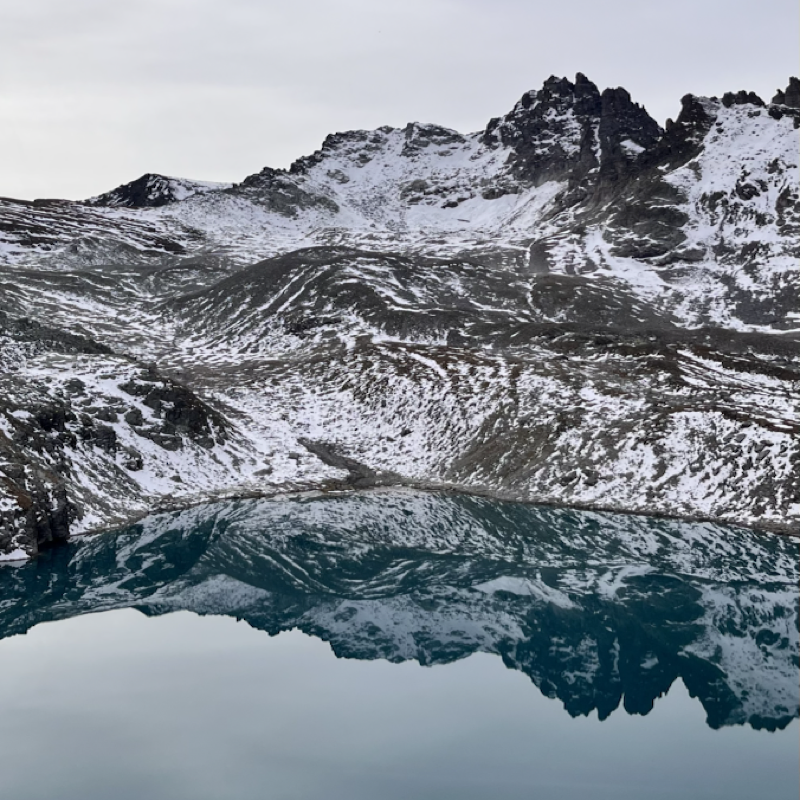
#> input picture images/home-mountain-left-square.png, 800 x 800 px
$ python generate_mountain_etching.py
#> lines starting #> are read from the running program, lines starting #| are printed output that depends on the picture
"""Trace selected landscape boundaries in the homepage's mountain photograph.

Run: python3 scripts/generate_mountain_etching.py
Requires Pillow, NumPy, and SciPy. The guides below are specific to the original
800 × 800 photo: they identify meaningful features, then image contrast locates
their contours. Source pixels are never resized, cropped, or geometrically warped.
"""

import argparse
from pathlib import Path

import numpy as np
from PIL import Image, ImageDraw
from scipy import ndimage


# These are search corridors, not the final drawn lines. Keeping them specific to
# this scene avoids mistaking isolated snow patches for major landscape features.
SKYLINE = [
    (0, 197), (80, 200), (110, 188), (150, 175), (180, 179), (210, 186),
    (240, 178), (263, 168), (280, 169), (316, 148), (330, 134), (360, 131),
    (390, 131), (410, 123), (450, 131), (465, 142), (489, 118), (510, 105),
    (535, 91), (551, 78), (570, 83), (580, 73), (600, 92), (619, 88),
    (642, 109), (664, 134), (682, 96), (700, 99), (720, 93), (749, 93),
    (767, 105), (789, 81), (799, 80),
]
SHORELINE = [
    (0, 563), (20, 559), (35, 548), (60, 539), (90, 532), (120, 520),
    (155, 509), (200, 502), (250, 495), (300, 491), (350, 488), (400, 490),
    (450, 494), (500, 502), (550, 507), (600, 513), (650, 517), (700, 522),
    (750, 527), (799, 536),
]
REFLECTION = [
    (0, 638), (35, 623), (70, 617), (100, 610), (130, 605), (150, 617),
    (180, 611), (200, 616), (230, 618), (270, 635), (290, 631), (320, 642),
    (338, 657), (370, 658), (410, 665), (445, 660), (479, 653), (500, 659),
    (530, 684), (560, 704), (580, 715), (600, 717), (618, 701), (630, 713),
    (650, 699), (675, 680), (690, 697), (710, 728), (745, 727), (770, 733),
    (799, 719),
]

# Each entry names a visible ridge, its guide, and whether to follow it down the
# image instead of across. These sparse lines describe the terrain's large planes.
RIDGES = [
    ("left slope", False, [
        (0, 199), (55, 210), (100, 218), (150, 237), (195, 253), (220, 262),
    ]),
    ("middle ridge", False, [
        (0, 274), (60, 278), (110, 276), (160, 274), (200, 270),
        (245, 255), (285, 245), (325, 244), (365, 251), (410, 251),
        (454, 261), (500, 263),
    ]),
    ("near ridge", False, [
        (0, 356), (55, 351), (95, 363), (130, 374), (164, 386),
        (197, 388), (230, 412), (266, 432), (305, 447), (350, 472), (374, 482),
    ]),
    ("right bank", False, [
        (340, 345), (382, 346), (421, 358), (453, 382), (488, 390),
        (532, 403), (584, 398), (625, 395), (680, 404), (735, 418), (799, 433),
    ]),
    ("central peak", True, [
        (594, 91), (602, 122), (595, 157), (585, 180), (570, 203),
        (548, 225), (520, 244), (503, 259),
    ]),
    ("right peak", True, [
        (683, 100), (671, 133), (663, 159), (653, 192), (656, 216),
        (678, 239), (702, 259), (735, 272),
    ]),
    ("middle slope", True, [
        (325, 245), (303, 268), (273, 290), (246, 313), (211, 339),
    ]),
    ("left cliff", True, [
        (0, 392), (23, 423), (43, 460), (57, 494), (63, 521), (63, 540),
    ]),
]


def trace_boundary(field, guide, radius=10, sigma=2.6, polarity=0,
                   vertical=False, water_onset=False, anchor_start=False):
    """Find a continuous, low-cost path through local image contrast.

    A narrow corridor selects the feature; the source image determines its exact
    position. Continuity connects weak sections without lowering an edge threshold
    across the whole photograph and bringing back surface texture.
    """
    guide = np.asarray(guide, dtype=float)
    if vertical:
        field = field.T
        guide = guide[:, ::-1]
    guide = guide[np.argsort(guide[:, 0])]
    xs = np.arange(int(guide[0, 0]), int(guide[-1, 0]) + 1)
    baseline = np.interp(xs, guide[:, 0], guide[:, 1])
    offsets = np.arange(-radius, radius + 1)
    yy = baseline[:, None] + offsets
    xx = np.broadcast_to(xs[:, None], yy.shape)

    smooth = ndimage.gaussian_filter(field, sigma)
    gx = ndimage.sobel(smooth, axis=1) / 8
    gy = ndimage.sobel(smooth, axis=0) / 8
    horizontal = ndimage.map_coordinates(gx, [yy, xx], order=1, mode="nearest")
    vertical_gradient = ndimage.map_coordinates(gy, [yy, xx], order=1, mode="nearest")
    slope = np.gradient(baseline)[:, None]
    contrast = (vertical_gradient - slope * horizontal) / np.sqrt(1 + slope ** 2)
    strength = np.maximum(polarity * contrast, 0) if polarity else abs(contrast)

    if water_onset:
        # Follow the first change from neutral land into blue-green water, rather
        # than the stronger colour changes farther down inside the reflection.
        chroma = ndimage.map_coordinates(smooth, [yy, xx], order=1, mode="nearest")
        strength *= 1 / (1 + np.exp(np.clip((chroma - 0.055) * 65, -40, 40)))

    strength /= np.maximum(strength.max(axis=1, keepdims=True), 0.002)
    cost = -strength + 0.06 * (offsets[None, :] / radius) ** 2
    transitions = 0.10 * (offsets[:, None] - offsets[None, :]) ** 2
    back = np.zeros_like(cost, dtype=int)
    totals = cost[0].copy()
    if anchor_start:
        totals[offsets != 0] = np.inf
    for i in range(1, len(xs)):
        choices = totals[:, None] + transitions
        back[i] = choices.argmin(axis=0)
        totals = cost[i] + choices.min(axis=0)

    path = np.empty(len(xs), dtype=int)
    path[-1] = totals.argmin()
    for i in range(len(xs) - 1, 0, -1):
        path[i - 1] = back[i, path[i]]
    ys = ndimage.gaussian_filter1d(baseline + offsets[path], 0.65)
    if anchor_start:
        ys[0] = baseline[0]
    points = np.column_stack([xs, ys])
    return points[:, ::-1] if vertical else points


def landscape_paths(source):
    if source.size != (800, 800):
        raise ValueError("The contour guides require the original 800 × 800 photograph.")
    rgb = np.asarray(source.convert("RGB"), dtype=float) / 255
    luminance = rgb @ [0.2126, 0.7152, 0.0722]
    water = (rgb[:, :, 1] + rgb[:, :, 2] - 2 * rgb[:, :, 0]) / (rgb.sum(axis=2) + 0.05)
    paths = [
        ("skyline", trace_boundary(luminance, SKYLINE, radius=9, sigma=1.4, polarity=-1)),
        ("shoreline", trace_boundary(water, SHORELINE, radius=8, sigma=1.6,
                                     polarity=1, water_onset=True)),
        ("reflection", trace_boundary(luminance, REFLECTION, sigma=1.4, polarity=1)),
    ]
    for name, vertical, guide in RIDGES:
        paths.append((name, trace_boundary(luminance, guide, vertical=vertical)))

    reflected_slope = trace_boundary(luminance, [
        (250, 604), (300, 608), (350, 601), (400, 591), (450, 582),
        (480, 578), (510, 595), (540, 605), (570, 618), (600, 631),
    ], radius=8, sigma=2.8)
    # Join the reflected face to the measured slope, rather than leave an
    # arbitrary gap where two independently traced sections meet.
    join = reflected_slope[-1].copy()
    join[1] = round(join[1])
    reflected_slope[-1] = join
    paths.extend([
        ("reflected slope", reflected_slope),
        ("reflected peak", trace_boundary(luminance, [
            join, (606, 650), (606, 678), (615, 699), (618, 710),
        ], radius=7, sigma=2.2, vertical=True, anchor_start=True)),
    ])
    return paths


def make_etching(source, paths):
    # Supersample only the strokes, not the source image. Preserve the 800 × 800
    # alignment while making fine lines readable at the homepage's 200 px size.
    scale = 3
    canvas = Image.new("L", (source.width * scale, source.height * scale), 255)
    draw = ImageDraw.Draw(canvas)
    for name, points in paths:
        primary = name in ("skyline", "shoreline")
        width = 5 if primary else (4 if name == "reflection" else 3)
        draw.line([tuple(p * scale) for p in points], fill=35 if primary else 65, width=width)
    return canvas.resize(source.size, Image.Resampling.LANCZOS)


def main():
    root = Path(__file__).resolve().parents[1]
    parser = argparse.ArgumentParser(description=__doc__)
    parser.add_argument(
        "--source", type=Path, default=root / "images/home-mountain-left-square.png"
    )
    parser.add_argument(
        "--output", type=Path, default=root / "images/home-mountain-etching.webp"
    )
    parser.add_argument("--overlay", type=Path, help="Save a contour overlay for checking alignment.")
    args = parser.parse_args()
    with Image.open(args.source) as source:
#> source is the input picture: PIL image 800x800 RGBA; mean R, G, B, A 130.6, 137.8, 146.3, 255
        paths = landscape_paths(source)
#> in trace_boundary, `totals = cost[0].copy()`: totals = 19 values, max 0.06 at index 18, min -0.999 at index 8, mean -0.168
#> after the loop in trace_boundary, `for i in range(len(xs) - 1, 0, -1):`: path = 800 values, max 18 at index 675, min 2 at index 466, mean 8.87
#> in trace_boundary, `ys = ndimage.gaussian_filter1d(baseline + offsets[path], 0.65)`: ys = 800 values, max 200.6 at index 83, min 72.19 at index 580, mean 137.9
#> in trace_boundary, `points = np.column_stack([xs, ys])`: points = 800 pairs, first value 0 to 799, second value 72.19 to 200.6
#> call 2 of trace_boundary, with radius = 8, sigma = 1.6, polarity = 1, vertical = False, water_onset = True, anchor_start = False
#> in trace_boundary (call 2), `guide = np.asarray(guide, dtype=float)`: guide = 20 rows, first 8: [0, 563], [20, 559], [35, 548], [60, 539], [90, 532], [120, 520], [155, 509], [200, 502]
#> in trace_boundary (call 2), `baseline = np.interp(xs, guide[:, 0], guide[:, 1])`: baseline = 800 values, max 563 at index 0, min 488 at index 350, mean 511.2
#> in trace_boundary (call 2), `smooth = ndimage.gaussian_filter(field, sigma)`:
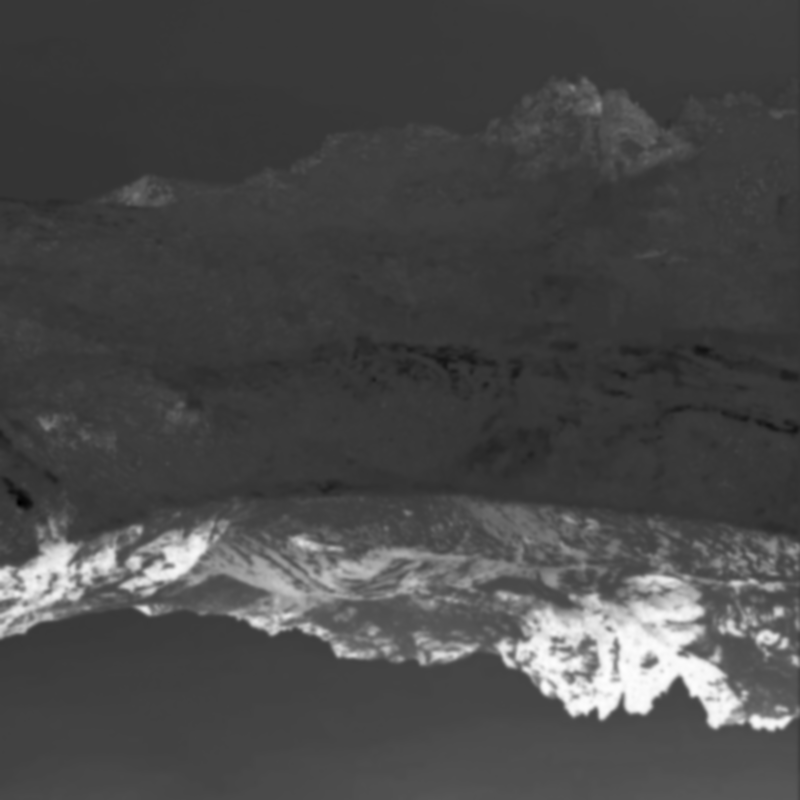
#> smooth: shape (800, 800) float64; min -0.229, max 0.877, mean 0.0889; drawn with min black and max white
#> in trace_boundary (call 2), `slope = np.gradient(baseline)[:, None]`: slope = 800 values, max 0.184 at index 751, min -0.733 at index 21, mean -0.0338
#> in trace_boundary (call 2), `totals = cost[0].copy()`: totals = 17 values, max 0.06 at index 0, min -1 at index 8, mean -0.219
#> after the loop in trace_boundary (call 2), `for i in range(len(xs) - 1, 0, -1):`: path = 800 values, max 15 at index 119, min 3 at index 592, mean 8.86
#> in trace_boundary (call 2), `ys = ndimage.gaussian_filter1d(baseline + offsets[path], 0.65)`: ys = 800 values, max 563 at index 0, min 490 at index 350, mean 512.1
#> in trace_boundary (call 2), `points = np.column_stack([xs, ys])`: points = 800 pairs, first value 0 to 799, second value 490 to 563
#> in trace_boundary (call 3), `guide = np.asarray(guide, dtype=float)`: guide = 31 pairs, first value 0 to 799, second value 605 to 733
#> in trace_boundary (call 3), `baseline = np.interp(xs, guide[:, 0], guide[:, 1])`: baseline = 800 values, max 733 at index 770, min 605 at index 130, mean 661.5
#> in trace_boundary (call 3), `slope = np.gradient(baseline)[:, None]`: slope = 800 values, max 1.55 at index 691, min -0.889 at index 601, mean 0.101
#> in trace_boundary (call 3), `totals = cost[0].copy()`: totals = 21 values, max 0.06 at index 20, min -0.999 at index 11, mean -0.175
#> the loop in trace_boundary (call 3), `for i in range(1, len(xs)):` made 799 passes
#> pass 1, in trace_boundary (call 3), `choices = totals[:, None] + transitions`:
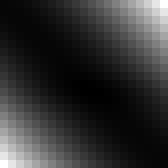
#> choices: shape (21, 21) float64 (shown 8 times larger); min -0.999, max 40.06, mean 7.2; drawn with min black and max white
#> after the loop in trace_boundary (call 3), `for i in range(len(xs) - 1, 0, -1):`: path = 800 values, max 20 at index 642, min 0 at index 697, mean 9.53
#> in trace_boundary (call 3), `ys = ndimage.gaussian_filter1d(baseline + offsets[path], 0.65)`: ys = 800 values, max 731.3 at index 771, min 607.2 at index 130, mean 661
#> in trace_boundary (call 3), `points = np.column_stack([xs, ys])`: points = 800 pairs, first value 0 to 799, second value 607.2 to 731.3
#> the loop in landscape_paths, `for name, vertical, guide in RIDGES:` made 8 passes
#> pass 1, in trace_boundary (call 4), `horizontal = ndimage.map_coordinates(gx, [yy, xx], order=1, mode="near..`:
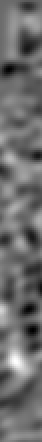
#> horizontal: shape (221, 21) float64 (shown 2 times larger); min -0.0351, max 0.0497, mean 0.00108; drawn with min black and max white
#> after the loop in landscape_paths, `for name, vertical, guide in RIDGES:`: paths = 11 items
#> in trace_boundary (call 12), `guide = np.asarray(guide, dtype=float)`: guide = [[250, 604], [300, 608], [350, 601], [400, 591], [450, 582], [480, 578], [510, 595], [540, 605], [570, 618], [600, 631]]
#> in trace_boundary (call 12), `baseline = np.interp(xs, guide[:, 0], guide[:, 1])`: baseline = 351 values, max 631 at index 350, min 578 at index 230, mean 599.3
#> in trace_boundary (call 12), `gx = ndimage.sobel(smooth, axis=1) / 8`:
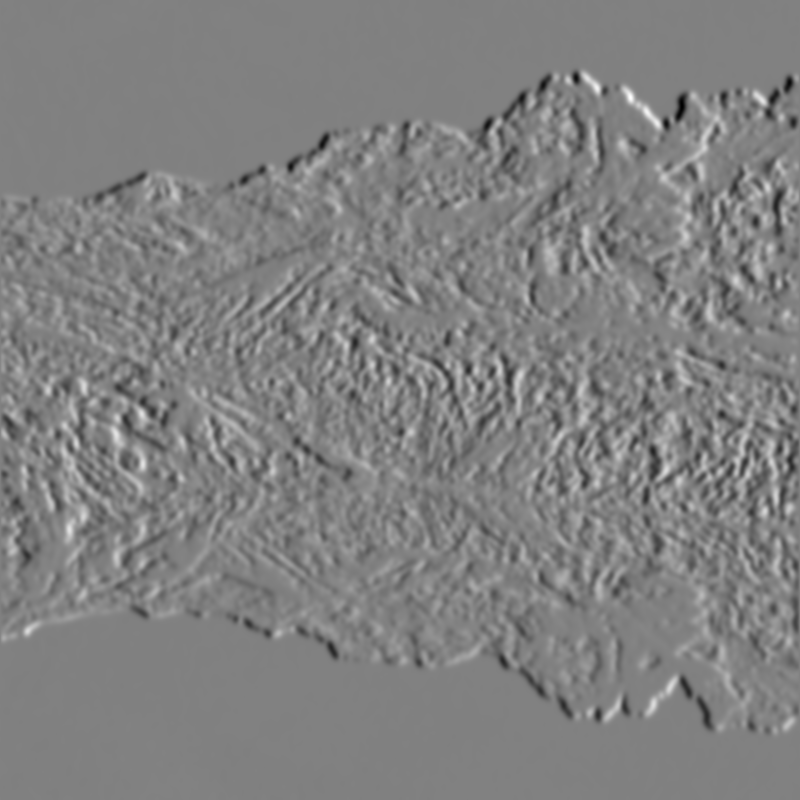
#> gx: shape (800, 800) float64; min -0.0999, max 0.0974, mean -0.000117; drawn with min black and max white
#> in trace_boundary (call 12), `slope = np.gradient(baseline)[:, None]`: slope = 351 values, max 0.567 at index 245, min -0.2 at index 105, mean 0.0777
#> in trace_boundary (call 12), `totals = cost[0].copy()`: totals = 17 values, max 0.0246 at index 15, min -1 at index 8, mean -0.403
#> after the loop in trace_boundary (call 12), `for i in range(len(xs) - 1, 0, -1):`: path = 351 values, max 16 at index 24, min 0 at index 281, mean 8.71
#> in trace_boundary (call 12), `ys = ndimage.gaussian_filter1d(baseline + offsets[path], 0.65)`: ys = 351 values, max 638.9 at index 350, min 579.9 at index 240, mean 600
#> in trace_boundary (call 12), `points = np.column_stack([xs, ys])`: points = 351 pairs, first value 250 to 600, second value 579.9 to 638.9
#> in landscape_paths, `reflected_slope = trace_boundary(luminance, [ (250, 604), (300, 608), ..`: reflected_slope has the same summary as points in trace_boundary
#> in landscape_paths, `join = reflected_slope[-1].copy()`: join = [600, 638.9]
#> in trace_boundary (call 13), `guide = np.asarray(guide, dtype=float)`: guide = [[600, 639], [606, 650], [606, 678], [615, 699], [618, 710]]
#> in trace_boundary (call 13), `field = field.T`:
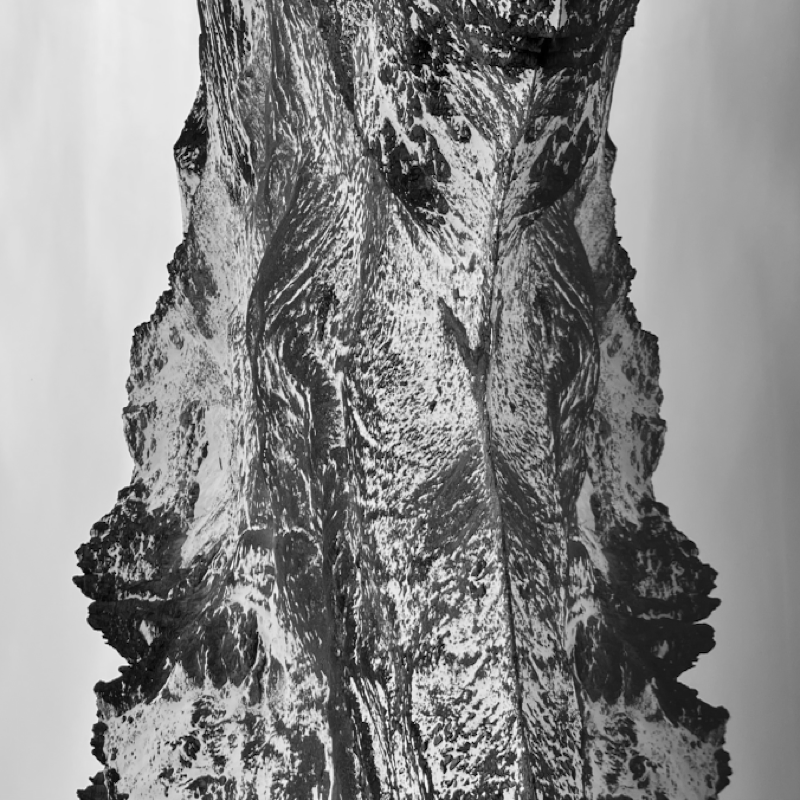
#> field: shape (800, 800) float64; min 0, max 0.989, mean 0.537
#> in trace_boundary (call 13), `guide = guide[:, ::-1]`: guide = [[639, 600], [650, 606], [678, 606], [699, 615], [710, 618]]
#> in trace_boundary (call 13), `baseline = np.interp(xs, guide[:, 0], guide[:, 1])`: baseline = 72 values from 600 to 618
#> in trace_boundary (call 13), `gy = ndimage.sobel(smooth, axis=0) / 8`:
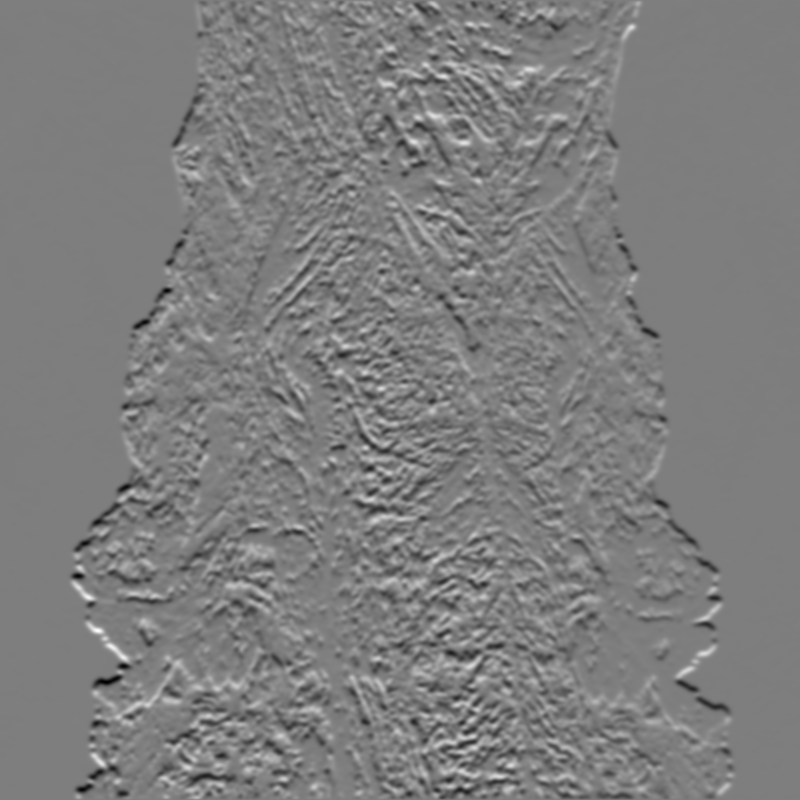
#> gy: shape (800, 800) float64; min -0.124, max 0.127, mean -0.000121; drawn with min black and max white
#> in trace_boundary (call 13), `slope = np.gradient(baseline)[:, None]`: slope = 72 values, max 0.545 at index 1, min 0 at index 12, mean 0.256
#> in trace_boundary (call 13), `totals = cost[0].copy()`: totals = [-0.94, -0.866, -0.801, -0.701, -0.54, -0.349, -0.186, -0.0873, -0.0473, -0.0358, -0.0284, -0.0179, -0.0078, -0.000599, 0.0087]
#> after the loop in trace_boundary (call 13), `for i in range(len(xs) - 1, 0, -1):`: path = 72 values, max 14 at index 52, min 0 at index 8, mean 6.81
#> in trace_boundary (call 13), `ys = ndimage.gaussian_filter1d(baseline + offsets[path], 0.65)`: ys = 72 values, max 624.9 at index 71, min 595.8 at index 3, mean 608.3
#> in trace_boundary (call 13), `points = np.column_stack([xs, ys])`: points = 72 pairs, first value 639 to 710, second value 595.8 to 624.9
#> paths = 13 items
        result = make_etching(source, paths)
#> in make_etching, `canvas = Image.new("L", (source.width * scale, source.height * scale),..`: canvas: PIL image 2400x2400 L; every value is 255
#> the loop in make_etching, `for name, points in paths:` made 13 passes
#> (name, primary, width) on passes 1 to 12: ('skyline', True, 5), ('shoreline', True, 5), ('reflection', False, 4), ('left slope', False, 3), ('middle ridge', False, 3), ('near ridge', False, 3), ('right bank', False, 3), ('central peak', False, 3), ('right peak', False, 3), ('middle slope', False, 3), ('left cliff', False, 3), ('reflected slope', False, 3)
#> in make_etching, `return canvas.resize(source.size, Image.Resampling.LANCZOS)`:
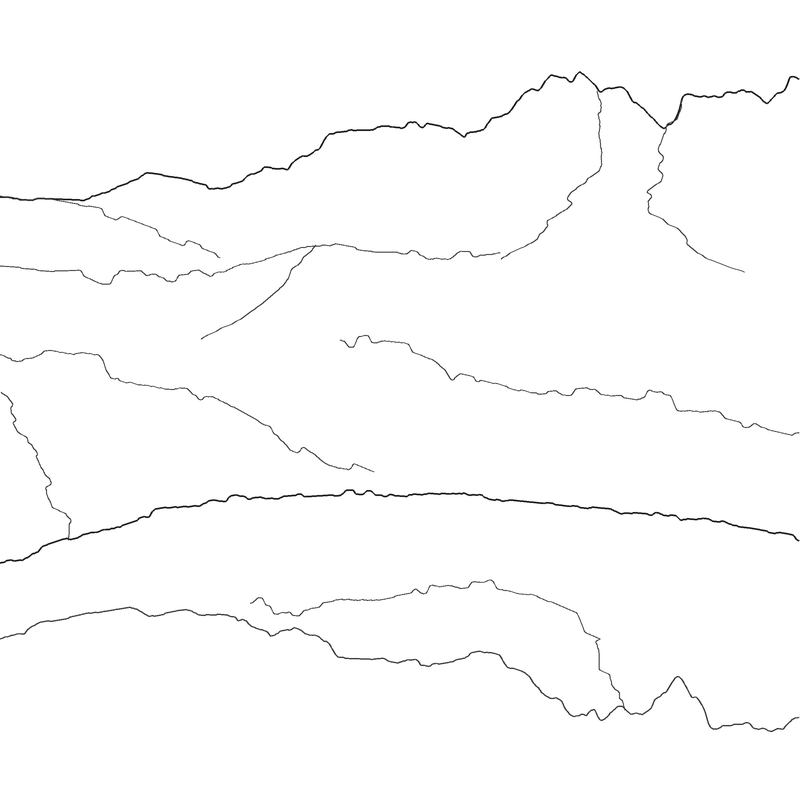
#> returned value: PIL image 800x800 L; min 0, max 255, mean 252.6
        if args.overlay:
            overlay = source.convert("RGB")
            draw = ImageDraw.Draw(overlay)
            for name, points in paths:
                draw.line([tuple(p) for p in points],
                          fill="#e84094" if name == "shoreline" else "#e74736", width=2)
            overlay.save(args.overlay)
    result.save(args.output, format="WEBP", lossless=True, method=6)
    print(f"Saved {args.output} ({result.width} × {result.height})")
#| Saved images/home-mountain-etching.webp (800 × 800)


if __name__ == "__main__":
    main()
